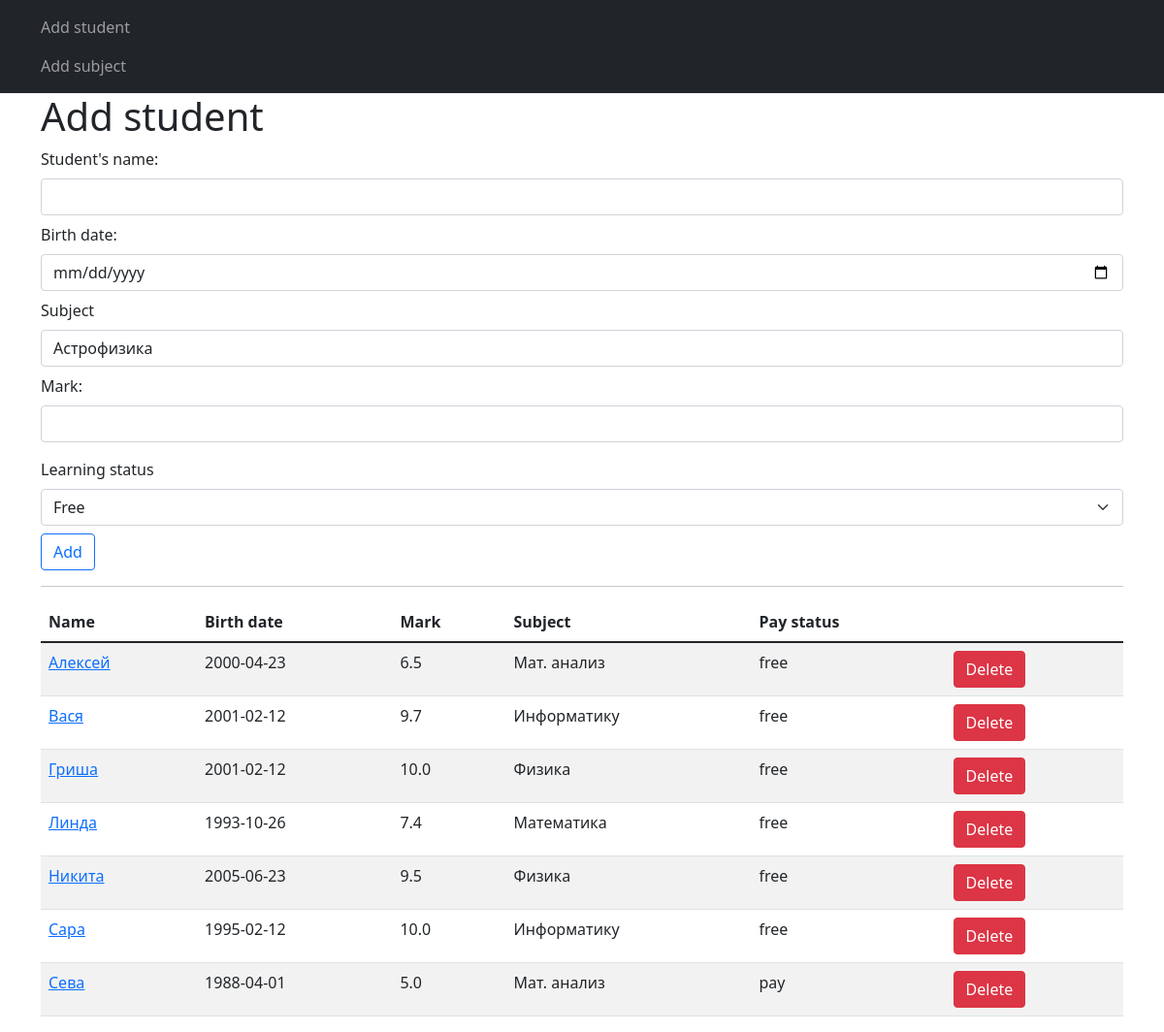
The page /add-student on the database its author committed.
### models.py (models this page shows)
class Students(db.Model):
    id = db.Column(db.Integer, primary_key=True)
    name = db.Column(db.String(120), nullable=False)
    birth_date = db.Column(db.Date, nullable=False, default=datetime.now())
    mark = db.Column(db.Float, nullable=False, default=3.2)
    subject_id = db.Column(db.Integer, db.ForeignKey('subjects.id'))
    status = db.Column(db.String(10), nullable=False, default='Paid')

class Subjects(db.Model):
    id = db.Column(db.Integer, primary_key=True)
    name = db.Column(db.String(80), nullable=False)
    student = db.relationship('Students', backref='subjects', lazy=True)

### routes.py (the view, shortened to what this page needs)
@app.route('/add-student', methods=['GET', 'POST'])
def add_student():
    form = StudentForm()
    form.subject.choices = [(subject.id, subject.name) for subject in Subjects.query.order_by(Subjects.name).all()]
    students = Students.query.order_by(Students.name).all()
    return render_template('add_students.html', form=form, items=students)

### forms.py
class StudentForm(FlaskForm):
    name = StringField('Student\'s name: ',
                       validators=[DataRequired()])
    birth_date = DateField('Birth date: ',
                           validators=[DataRequired()])
    mark = FloatField('Mark: ')
    subject = SelectField('Subject', choices=[])
    status = SelectField('Learning status',
                         choices=[
                             ('free', 'Free'),
                             ('pay', 'Paid')
                         ])
    submit = SubmitField('Add')

### templates/add_students.html (shortened to what this page needs)
{% extends 'base.html' %}
{% block content %}
    <h1>Add student</h1>
    <form action="" method="post">
        <div class="mb-2">
            {{ form.name.label(class='form-label') }}
            {{ form.name(class='form-control') }}
        </div>
        <div class="mb-2">
            {{ form.birth_date.label(class='form-label') }}
            {{ form.birth_date(class='form-control')  }}
        </div>
        <div class="mb-2">
            {{ form.subject.label(class='form-label') }}
            {{ form.subject(class='form-control')  }}
        </div>
        <div class="mb-3">
            {{ form.mark.label(class='form-label') }}
            {{ form.mark(class='form-control')  }}
        </div>
        <div class="mb-2">
            {{ form.status.label(class='form-label') }}
            {{ form.status(class='form-select')  }}
        </div>
        <div class="mb-3">
            {{ form.submit(class='btn btn-outline-primary') }}
        </div>
    </form>
    <hr>
    {% if items|length > 1 %}
        <table class="table table-striped">
            <thead>
            <tr>
                <th>Name</th>
                <th>Birth date</th>
                <th>Mark</th>
                <th>Subject</th>
                <th>Pay status</th>
            </tr>
            </thead>
        <tbody>
            {% for student in items %}
                <tr>
                    <td><a href="/update-student/{{ student.id }}">{{ student.name }}</a></td>
                    <td>{{ student.birth_date }}</td>
                    <td>{{ student.mark }}</td>
                    <td>{{ student.subjects.name }}</td>
                    <td>{{ student.status }}</td>
                    <td><a href="/delete/{{ student.id }}" class="btn btn-danger">Delete</a></td>
                </tr>
            {% endfor %}
        </tbody>
        </table>
    {% endif %}
{% endblock %}

### rows shown on the page
Students: name "Алексей", birth_date "2000-04-23", mark "6.5", subjects.name "Мат. анализ", status "free"
Students: name "Вася", birth_date "2001-02-12", mark "9.7", subjects.name "Информатику", status "free"
Students: name "Гриша", birth_date "2001-02-12", mark "10.0", subjects.name "Физика", status "free"
Students: name "Линда", birth_date "1993-10-26", mark "7.4", subjects.name "Математика", status "free"
Students: name "Никита", birth_date "2005-06-23", mark "9.5", subjects.name "Физика", status "free"
Students: name "Сара", birth_date "1995-02-12", mark "10.0", subjects.name "Информатику", status "free"
Students: name "Сева", birth_date "1988-04-01", mark "5.0", subjects.name "Мат. анализ", status "pay"
